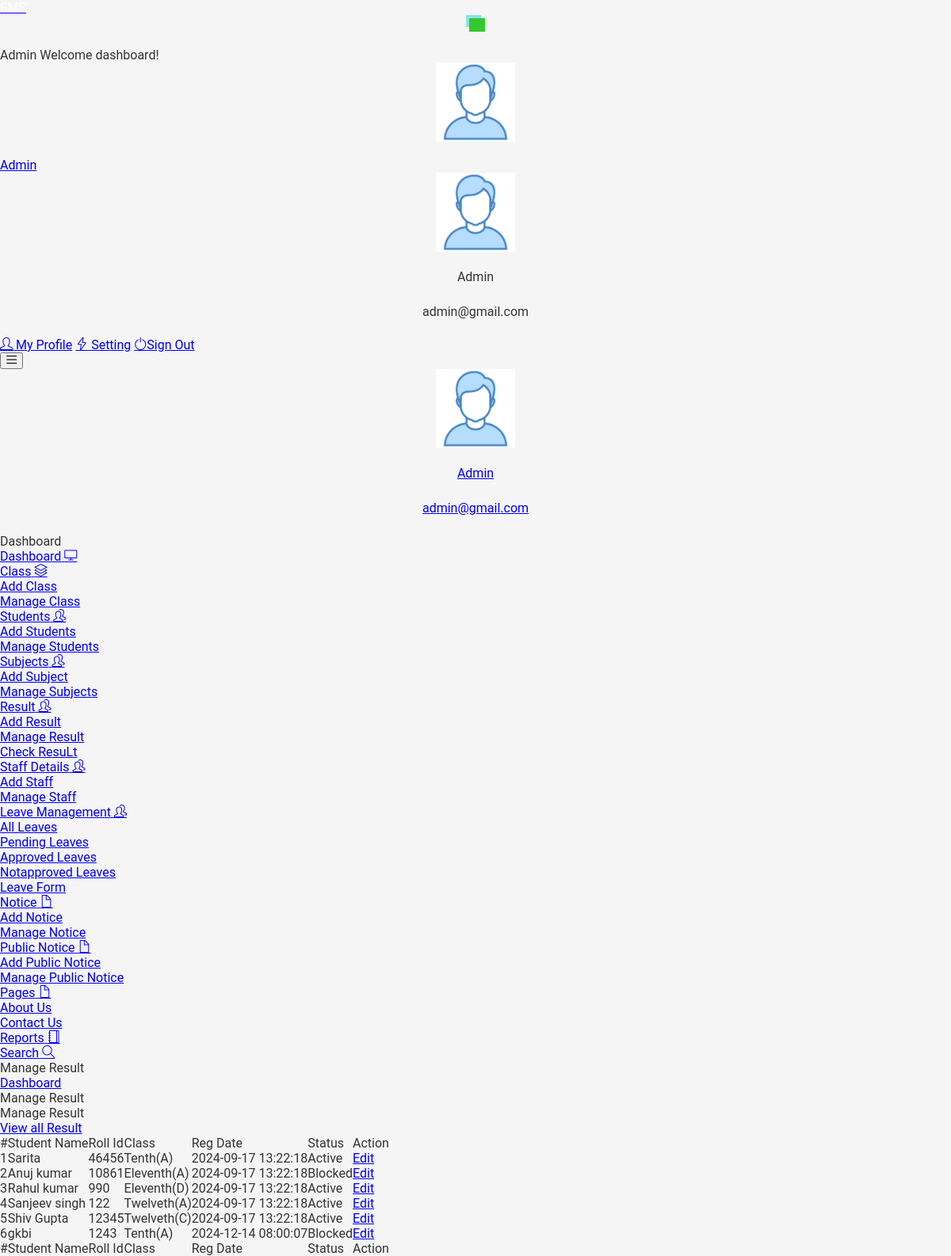
Screenshot of /studentms/admin/manage-results.php (signed in) with the database file from the repository.
### tables this page shows
CREATE TABLE IF NOT EXISTS `tblstudent` (
  `StudentId` int NOT NULL AUTO_INCREMENT,
  `StudentName` varchar(200) DEFAULT NULL,
  `StudentEmail` varchar(200) DEFAULT NULL,
  `StudentClass` varchar(100) DEFAULT NULL,
  `RollId` varchar(100) DEFAULT NULL,
  `ClassId` int NOT NULL,
  `Gender` varchar(50) DEFAULT NULL,
  `DOB` date DEFAULT NULL,
  `StuID` varchar(200) DEFAULT NULL,
  `FatherName` mediumtext,
  `MotherName` mediumtext,
  `ContactNumber` bigint DEFAULT NULL,
  `AltenateNumber` bigint DEFAULT NULL,
  `Address` mediumtext,
  `UserName` varchar(200) DEFAULT NULL,
  `Password` varchar(200) DEFAULT NULL,
  `Image` varchar(200) DEFAULT NULL,
  `RegDate` timestamp NOT NULL DEFAULT CURRENT_TIMESTAMP,
  `DateofAdmission` timestamp NULL DEFAULT CURRENT_TIMESTAMP,
  `Status` int DEFAULT NULL,
  PRIMARY KEY (`StudentId`)
);

### studentms/admin/manage-results.php (the view, shortened to what the rows shown need)
<?php
include('includes/dbconnection.php');
if(strlen($_SESSION['sturecmsaid'])==0)
    {
    header("Location: index.php");
    }
    else{
?>
<!DOCTYPE html>
<html lang="en">
    <head>
    <link rel="stylesheet" href="vendors/simple-line-icons/css/simple-line-icons.css">
    <link rel="stylesheet" href="vendors/flag-icon-css/css/flag-icon.min.css">
    <link rel="stylesheet" href="vendors/css/vendor.bundle.base.css">
    <link rel="stylesheet" href="./vendors/daterangepicker/daterangepicker.css">
    <link rel="stylesheet" href="./vendors/chartist/chartist.min.css">
    <link rel="stylesheet" href="./css/style.css">
    </head>
    <body>
    <div class="container-scroller">
     <?php include_once('includes/header.php');?>
      <div class="container-fluid page-body-wrapper">
        <?php include_once('includes/sidebar.php');?>
        <div class="main-panel">
          <div class="content-wrapper">
            <div class="row">
              <div class="col-md-12 grid-margin stretch-card">
                <div class="card">
                  <div class="card-body">
                                        <div class="table-responsive border rounded p-1">
                                        <table class="table">
                                                    <thead>
                                                        <tr>
                                                            <th>#</th>
                                                            <th>Student Name</th>
                                                            <th>Roll Id</th>
                                                            <th>Class</th>
                                                            <th>Reg Date</th>
                                                            <th>Status</th>
                                                            <th>Action</th>
                                                        </tr>
                                                    </thead>
                                                    <tfoot>
                                                        <tr>
                                                          <th>#</th>
                                                            <th>Student Name</th>
                                                            <th>Roll Id</th>
                                                            <th>Class</th>
                                                            <th>Reg Date</th>
                                                            <th>Status</th>
                                                            <th>Action</th>
                                                        </tr>
                                                    </tfoot>
                                                    <tbody>
<?php $sql = "SELECT  distinct tblstudent.StudentName,tblstudent.RollId,tblstudent.RegDate,tblstudent.StudentId ,tblstudent.Status,tblclass.ClassName,tblclass.Section from tblresult join tblstudent on tblstudent.StudentId =tblresult.StudentId  join tblclass on tblclass.id=tblresult.ClassId";
$query = $dbh->prepare($sql);
$query->execute();
$results=$query->fetchAll(PDO::FETCH_OBJ);
$cnt=1;
if($query->rowCount() > 0)
{
foreach($results as $result)
{   ?>
<tr>
 <td><?php echo htmlentities($cnt);?></td>
                                                            <td><?php echo htmlentities($result->StudentName);?></td>
                                                            <td><?php echo htmlentities($result->RollId);?></td>
                                                            <td><?php echo htmlentities($result->ClassName);?>(<?php echo htmlentities($result->Section);?>)</td>
                                                            <td><?php echo htmlentities($result->RegDate);?></td>
                                                             <td><?php if($result->Status==1){
echo htmlentities('Active');
}
else{
   echo htmlentities('Blocked');
}
                                                                ?></td>
<td>
<a href="edit-result.php?stid=<?php echo htmlentities($result->StudentId);?>" class="btn btn-primary btn-xs">Edit</a>
</td>
</tr>
<?php $cnt=$cnt+1;}} ?>
                                                    </tbody>
                                                </table>
                                            </div>
                                        </div>
                                    </div>
                                                </div>
                                            </div>
                                        </div>
                                    </div>
                                </div>
                            </div>
    </body>
</html>
<?php } ?>

### studentms/admin/includes/header.php (shortened to what the rows shown need)
 <nav class="navbar default-layout-navbar col-lg-12 col-12 p-0 fixed-top d-flex flex-row">
        </div><?php
         $aid= $_SESSION['sturecmsaid'];
$sql="SELECT * from tbladmin where ID=:aid";
$query = $dbh -> prepare($sql);
$query->bindParam(':aid',$aid,PDO::PARAM_STR);
$query->execute();
$results=$query->fetchAll(PDO::FETCH_OBJ);
$cnt=1;
if($query->rowCount() > 0)
{
foreach($results as $row)
{               ?>
        <div class="navbar-menu-wrapper d-flex align-items-center flex-grow-1">
          <h5 class="mb-0 font-weight-medium d-none d-lg-flex"><?php  echo htmlentities($row->AdminName);?> Welcome dashboard!</h5>
          <ul class="navbar-nav navbar-nav-right ml-auto">
            <li class="nav-item dropdown d-none d-xl-inline-flex user-dropdown">
              <a class="nav-link dropdown-toggle" id="UserDropdown" href="#" data-toggle="dropdown" aria-expanded="false">
                <img class="img-xs rounded-circle ml-2" src="images/faces/face8.jpg" alt="Profile image"> <span class="font-weight-normal"> <?php  echo htmlentities($row->AdminName);?> </span></a>
              <div class="dropdown-menu dropdown-menu-right navbar-dropdown" aria-labelledby="UserDropdown">
                <div class="dropdown-header text-center">
                  <img class="img-md rounded-circle" src="images/faces/face8.jpg" alt="Profile image">
                  <p class="mb-1 mt-3"><?php  echo htmlentities($row->AdminName);?></p>
                  <p class="font-weight-light text-muted mb-0"><?php  echo htmlentities($row->Email);?></p>
                </div><?php $cnt=$cnt+1;}} ?>
              </div>
            </li>
          </ul>
          <button class="navbar-toggler navbar-toggler-right d-lg-none align-self-center" type="button" data-toggle="offcanvas">
            <span class="icon-menu"></span>
          </button>
        </div>
      </nav>

### studentms/admin/includes/sidebar.php (shortened to what the rows shown need)
<nav class="sidebar sidebar-offcanvas" id="sidebar">
          <ul class="nav">
            <li class="nav-item nav-profile">
              <a href="#" class="nav-link">
                <div class="text-wrapper">
                  <?php
         $aid= $_SESSION['sturecmsaid'];
$sql="SELECT * from tbladmin where ID=:aid";
$query = $dbh -> prepare($sql);
$query->bindParam(':aid',$aid,PDO::PARAM_STR);
$query->execute();
$results=$query->fetchAll(PDO::FETCH_OBJ);
$cnt=1;
if($query->rowCount() > 0)
{
foreach($results as $row)
{               ?>
                  <p class="profile-name"><?php  echo htmlentities($row->AdminName);?></p>
                  <p class="designation"><?php  echo htmlentities($row->Email);?></p><?php $cnt=$cnt+1;}} ?>
                </div>
              </a>
            </li>
          </ul>
        </nav>

### rows the page displays
tblstudent: StudentName "Sarita", RollId "46456", ClassName "Tenth", Section "A", RegDate "2024-09-17 13:22:18"
tblstudent: StudentName "Anuj kumar", RollId "10861", ClassName "Eleventh", Section "A", RegDate "2024-09-17 13:22:18"
tblstudent: StudentName "Rahul kumar", RollId "990", ClassName "Eleventh", Section "D", RegDate "2024-09-17 13:22:18"
tblstudent: StudentName "Sanjeev singh", RollId "122", ClassName "Twelveth", Section "A", RegDate "2024-09-17 13:22:18"
tblstudent: StudentName "Shiv Gupta", RollId "12345", ClassName "Twelveth", Section "C", RegDate "2024-09-17 13:22:18"
tblstudent: StudentName "gkbi", RollId "1243", ClassName "Tenth", Section "A", RegDate "2024-12-14 08:00:07"

### other values shown
$row->AdminName "Admin"
$row->Email "admin@gmail.com"
